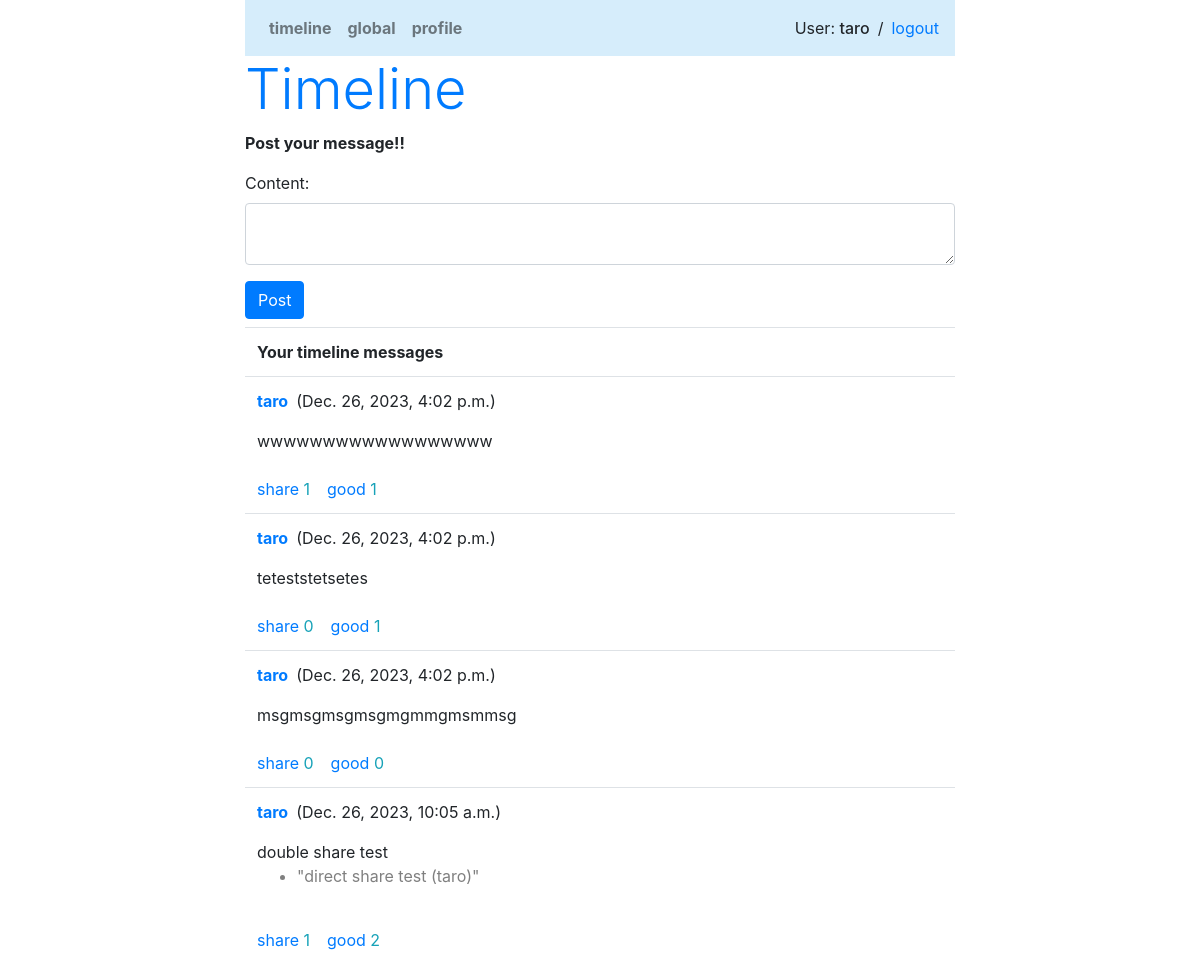
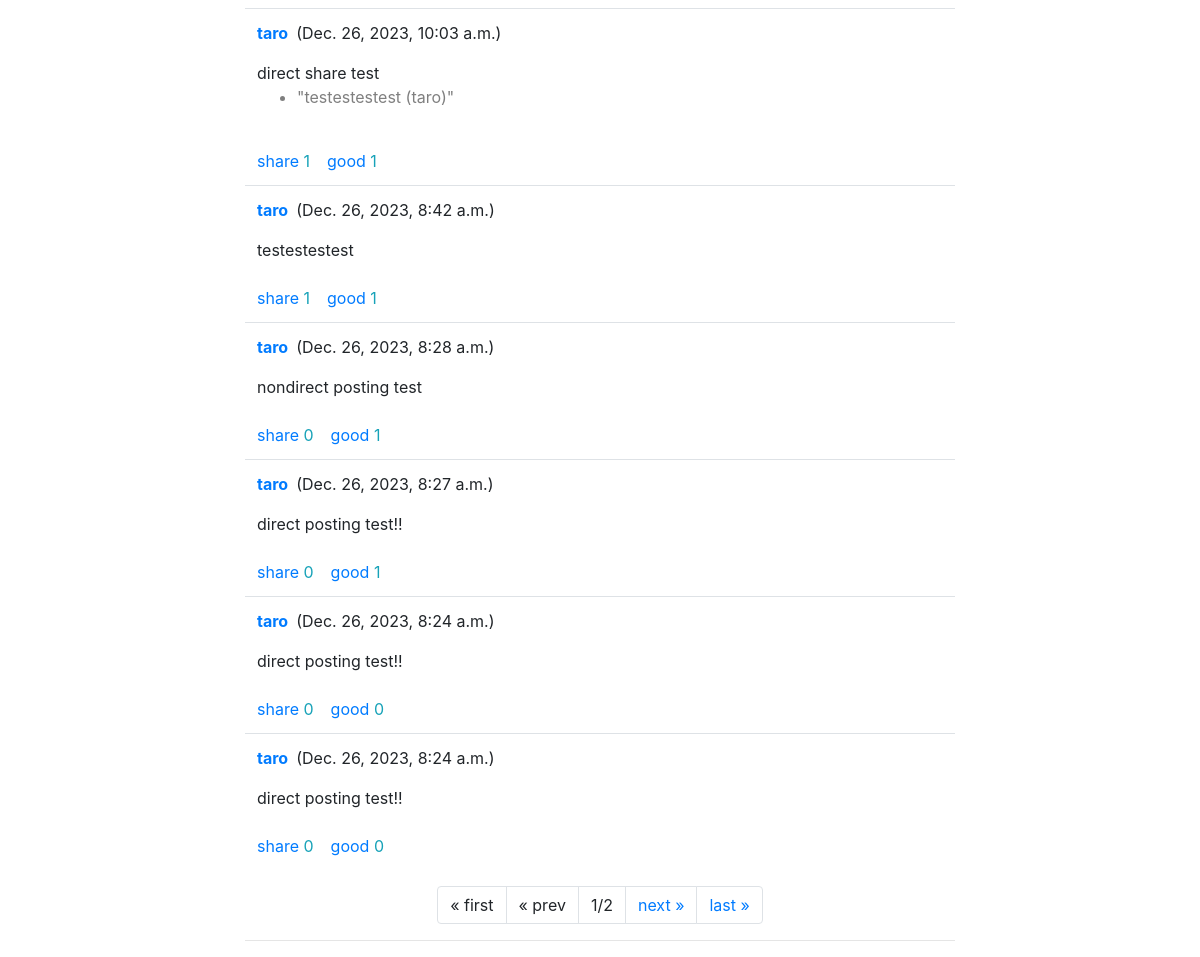
/sns/ (signed in), run on the app's committed database (2 pictures, top to bottom).
### sns/models.py (models this page shows)
class Message(models.Model):
    owner = models.ForeignKey(User, on_delete=models.CASCADE, related_name='message_owner')
    content = models.TextField(max_length=1000)
    share_id = models.IntegerField(default=0)   # share先のid。デフォルトは自分。
    good_count = models.IntegerField(default=0)
    share_count = models.IntegerField(default=0)
    pub_date = models.DateTimeField(auto_now_add=True)
    def __str__(self):
        return str(self.content) + ' (' + str(self.owner) + ')'
    def get_share(self):
        return Message.objects.get(id=self.share_id)
    class Meta:
        ordering = ('-pub_date',)

### sns/views.py (the view)
# urls.py: path('', views.timeline),
@login_required(login_url='/admin/login/')
def timeline(request, page=1):
    if request.method == 'POST':
        content = request.POST['content']
        msg = Message()
        msg.owner = request.user
        msg.content = content
        msg.save()
        messages.success(request, '新しいメッセージを投稿しました！')
        return redirect(to='/sns/timeline')
    else:
        form = MyPostForm()
    fls = Following.objects.filter(owner=request.user)
    targetlist = [request.user]
    for item in fls:
        targetlist.append(item.target)
    tl_messages = get_your_timeline_message(targetlist, page)
    params = {
        'login_user':request.user,
        'contents':tl_messages,
        'form':form,
    }
    return render(request, 'sns/timeline.html', params)

### sns/forms.py
class MyPostForm(forms.Form):
    content = forms.CharField(max_length=500, \
        widget=forms.Textarea(attrs={'class':'form-control', 'rows':2}))

### sns/views.py (called while the page is built)
def get_your_timeline_message(targetlist, page):
    page_num = 10 #ページあたりの表示数
    messages = Message.objects.filter(owner__in=targetlist)
    page_item = Paginator(messages, page_num)
    return page_item.get_page(page)

### sns/templates/sns/timeline.html (shortened to what this page needs)
{% extends 'sns/layout.html' %}
{% block header %}
<h2 class="display-4 text-primary">Timeline</h2>
{% endblock %}
{% block content %}
<p><b>Post your message!!</b></p>
<form action="{% url 'timeline' %}" method="post">
    {{form.as_p}}
    <button class="btn btn-primary">Post</button>
</form>
<table class="table mt-2">
    <tr><th>Your timeline messages</th></tr>
{% for item in contents %}
    <tr><td>
    <p><b><a href="{% url 'profile' %}{{item.owner.id}}">{{item.owner}}</a></b>&ensp;({{item.pub_date}})</p>
    <p class="my-0">
        {{item.content}}</p>
    {% if item.share_id > 0 %}
    <ul><li class="text-black-50">"{{item.get_share}}"</li></ul>
    {% endif %}
    <br>
    <span class="float-left text-info">
        <a href="{% url 'share_timeline' item.id %}">share</a> {{item.share_count}} &ensp; <a href="{% url 'good' item.id %}">good</a> {{item.good_count}}
    </span>
</td></tr>
{% endfor %}
</table>
<ul class="pagination justify-content-center">
    {% if contents.has_previous %}
    <li class="page-item">
        <a class="page-link" href="{% url 'timeline' %}">
            &laquo; first</a>
    </li>
    <li class="page-item">
        <a class="page-link"
        href="{% url 'timeline' %}{{contents.previous_page_number}}">
            &laquo; prev</a>
    </li>
    {% else %}
    <li class="page-item">
        <a class="page-link">&laquo; first</a>
    </li>
    <li class="page-item">
        <a class="page-link">&laquo; prev</a>
    </li>
    {% endif %}
    <li class="page-item">
        <a class="page-link">
        {{contents.number}}/{{contents.paginator.num_pages}}</a>
    </li>
    {% if contents.has_next %}
    <li class="page-item">
        <a class="page-link"
        href="{% url 'timeline' %}{{contents.next_page_number}}">
            next &raquo;</a>
    </li>
    <li class="page-item">
        <a class="page-link"
        href="{% url 'timeline' %}{{contents.paginator.num_pages}}">
            last &raquo;</a>
    </li>
    {% endif %}
</ul>
{% endblock %}

### sns/templates/sns/layout.html (shortened to what this page needs)
{% load static %}
<!doctype html>
<html lang="ja">
<head>
    <link rel="stylesheet" href="https://stackpath.bootstrapcdn.com/bootstrap/4.3.1/css/bootstrap.min.css"/>
</head>
<body class="container">
    <div class="col-8 offset-2">
    <nav class="navbar navbar-expand navbar-light" style="background-color:rgb(214, 237, 251);">
    <ul class="navbar-nav mr-auto" >
        <li class="nav-item">
            <b><a class="nav-link" href="{% url 'timeline' %}">timeline</a></b>
        </li>
        <li class="nav-item">
            <b><a class="nav-link" href="{% url 'global_TL' %}">global</a></b>
        </li>
        <li class="nav-item">
            <b><a class="nav-link" href="{% url 'profile' %}{{login_user.id}}">profile</a></b>
        </li>
    </ul>
    <span> User: <span class="h6">{{login_user}}</span> </span>&ensp;/<span>
        <a href="/admin/logout?next=/sns/"> &ensp;logout </a></span>
    </nav>
    <div>{% block header %}{% endblock %}</div>
    <div class="content">{% block content %}{% endblock %}</div>
    <hr>
    </div>
</body>
</html>

### data on the page
Message: owner "taro", pub_date "Dec. 26, 2023, 4:02 p.m.", content "wwwwwwwwwwwwwwwwww", share_count "1", good_count "1"
Message: owner "taro", pub_date "Dec. 26, 2023, 4:02 p.m.", content "teteststetsetes", share_count "0", good_count "1"
Message: owner "taro", pub_date "Dec. 26, 2023, 4:02 p.m.", content "msgmsgmsgmsgmgmmgmsmmsg", share_count "0", good_count "0"
Message: owner "taro", pub_date "Dec. 26, 2023, 10:05 a.m.", content "double share test", get_share "direct share test (taro)", share_count "1", good_count "2"
Message: owner "taro", pub_date "Dec. 26, 2023, 10:03 a.m.", content "direct share test", get_share "testestestest (taro)", share_count "1", good_count "1"
Message: owner "taro", pub_date "Dec. 26, 2023, 8:42 a.m.", content "testestestest", share_count "1", good_count "1"
Message: owner "taro", pub_date "Dec. 26, 2023, 8:28 a.m.", content "nondirect posting test", share_count "0", good_count "1"
Message: owner "taro", pub_date "Dec. 26, 2023, 8:27 a.m.", content "direct posting test!!", share_count "0", good_count "1"
Message: owner "taro", pub_date "Dec. 26, 2023, 8:24 a.m.", content "direct posting test!!", share_count "0", good_count "0"
Message: owner "taro", pub_date "Dec. 26, 2023, 8:24 a.m.", content "direct posting test!!", share_count "0", good_count "0"

### other printed values
{{ login_user }} "taro"
{{ contents.number }} "1"
{{ contents.paginator.num_pages }} "2"
